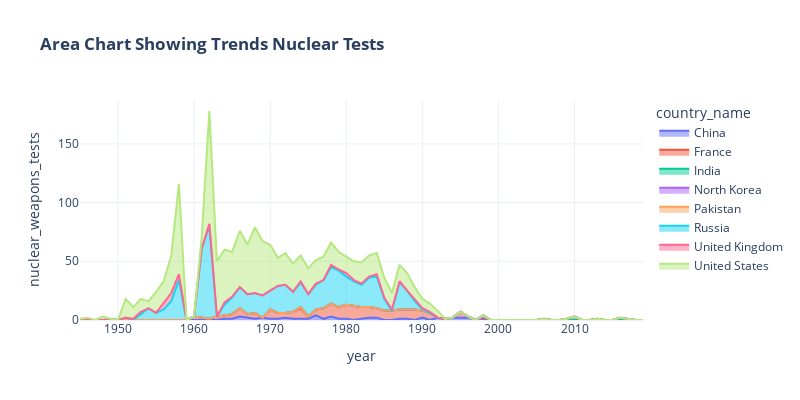

Notebook code cell kept with this figure:
### Markdown cell above
#### CHART 2: USING AREA CHART TO CHECK FOR TRENDS
Checking for trends in nuclear weapons tests from 1945-2019 using Area Chart

### Code cell
# Create Chart
fig = px.area(df,
             x = 'year',
             y = 'nuclear_weapons_tests',
             color = 'country_name',
             template = template_style,
              title = '<b>Area Chart Showing Trends Nuclear Tests</b>',
              width=800, height=400)


# Display Plot
fig.show()

### Figure 1 — Plotly figure (JSON) as saved in the notebook; plotly's stock layout.template omitted (floating-point values rounded to 4 significant figures)
{"data": [{"fillpattern": {"shape": ""}, "hovertemplate": "country_name=China<br>year=%{x}<br>nuclear_weapons_tests=%{y}<extra></extra>", "legendgroup": "China", "line": {"color": "#636efa"}, "marker": {"symbol": "circle"}, "mode": "lines", "name": "China", "orientation": "v", "showlegend": true, "stackgroup": "1", "type": "scatter", "x": [1945, 1946, 1947, 1948, 1949, 1950, 1951, 1952, 1953, 1954, 1955, 1956, 1957, 1958, 1959, 1960, 1961, 1962, 1963, 1964, 1965, 1966, 1967, 1968, 1969, 1970, 1971, 1972, 1973, 1974, 1975, 1976, 1977, 1978, 1979, 1980, 1981, 1982, 1983, 1984, 1985, 1986, 1987, 1988, 1989, 1990, 1991, 1992, 1993, 1994, 1995, 1996, 1997, 1998, 1999, 2000, 2001, 2002, 2003, 2004, 2005, 2006, 2007, 2008, 2009, 2010, 2011, 2012, 2013, 2014, 2015, 2016, 2017, 2018, 2019], "xaxis": "x", "y": [0, 0, 0, 0, 0, 0, 0, 0, 0, 0, 0, 0, 0, 0, 0, 0, 0, 0, 0, 1, 1, 3, 2, 1, 2, 1, 1, 2, 1, 1, 1, 4, 1, 3, 1, 1, 0, 1, 2, 2, 0, 0, 1, 1, 0, 2, 0, 2, 1, 2, 2, 2, 0, 0, 0, 0, 0, 0, 0, 0, 0, 0, 0, 0, 0, 0, 0, 0, 0, 0, 0, 0, 0, 0, 0], "yaxis": "y"}, {"fillpattern": {"shape": ""}, "hovertemplate": "country_name=France<br>year=%{x}<br>nuclear_weapons_tests=%{y}<extra></extra>", "legendgroup": "France", "line": {"color": "#EF553B"}, "marker": {"symbol": "circle"}, "mode": "lines", "name": "France", "orientation": "v", "showlegend": true, "stackgroup": "1", "type": "scatter", "x": [1945, 1946, 1947, 1948, 1949, 1950, 1951, 1952, 1953, 1954, 1955, 1956, 1957, 1958, 1959, 1960, 1961, 1962, 1963, 1964, 1965, 1966, 1967, 1968, 1969, 1970, 1971, 1972, 1973, 1974, 1975, 1976, 1977, 1978, 1979, 1980, 1981, 1982, 1983, 1984, 1985, 1986, 1987, 1988, 1989, 1990, 1991, 1992, 1993, 1994, 1995, 1996, 1997, 1998, 1999, 2000, 2001, 2002, 2003, 2004, 2005, 2006, 2007, 2008, 2009, 2010, 2011, 2012, 2013, 2014, 2015, 2016, 2017, 2018, 2019], "xaxis": "x", "y": [0, 0, 0, 0, 0, 0, 0, 0, 0, 0, 0, 0, 0, 0, 0, 3, 2, 1, 3, 3, 4, 7, 3, 5, 0, 8, 5, 4, 6, 9, 2, 5, 9, 11, 10, 12, 12, 10, 9, 8, 8, 8, 8, 8, 9, 6, 6, 0, 0, 0, 5, 1, 0, 0, 0, 0, 0, 0, 0, 0, 0, 0, 0, 0, 0, 0, 0, 0, 0, 0, 0, 0, 0, 0, 0], "yaxis": "y"}, {"fillpattern": {"shape": ""}, "hovertemplate": "country_name=India<br>year=%{x}<br>nuclear_weapons_tests=%{y}<extra></extra>", "legendgroup": "India", "line": {"color": "#00cc96"}, "marker": {"symbol": "circle"}, "mode": "lines", "name": "India", "orientation": "v", "showlegend": true, "stackgroup": "1", "type": "scatter", "x": [1945, 1946, 1947, 1948, 1949, 1950, 1951, 1952, 1953, 1954, 1955, 1956, 1957, 1958, 1959, 1960, 1961, 1962, 1963, 1964, 1965, 1966, 1967, 1968, 1969, 1970, 1971, 1972, 1973, 1974, 1975, 1976, 1977, 1978, 1979, 1980, 1981, 1982, 1983, 1984, 1985, 1986, 1987, 1988, 1989, 1990, 1991, 1992, 1993, 1994, 1995, 1996, 1997, 1998, 1999, 2000, 2001, 2002, 2003, 2004, 2005, 2006, 2007, 2008, 2009, 2010, 2011, 2012, 2013, 2014, 2015, 2016, 2017, 2018, 2019], "xaxis": "x", "y": [0, 0, 0, 0, 0, 0, 0, 0, 0, 0, 0, 0, 0, 0, 0, 0, 0, 0, 0, 0, 0, 0, 0, 0, 0, 0, 0, 0, 0, 1, 0, 0, 0, 0, 0, 0, 0, 0, 0, 0, 0, 0, 0, 0, 0, 0, 0, 0, 0, 0, 0, 0, 0, 2, 0, 0, 0, 0, 0, 0, 0, 0, 0, 0, 0, 0, 0, 0, 0, 0, 0, 0, 0, 0, 0], "yaxis": "y"}, {"fillpattern": {"shape": ""}, "hovertemplate": "country_name=North Korea<br>year=%{x}<br>nuclear_weapons_tests=%{y}<extra></extra>", "legendgroup": "North Korea", "line": {"color": "#ab63fa"}, "marker": {"symbol": "circle"}, "mode": "lines", "name": "North Korea", "orientation": "v", "showlegend": true, "stackgroup": "1", "type": "scatter", "x": [1945, 1946, 1947, 1948, 1949, 1950, 1951, 1952, 1953, 1954, 1955, 1956, 1957, 1958, 1959, 1960, 1961, 1962, 1963, 1964, 1965, 1966, 1967, 1968, 1969, 1970, 1971, 1972, 1973, 1974, 1975, 1976, 1977, 1978, 1979, 1980, 1981, 1982, 1983, 1984, 1985, 1986, 1987, 1988, 1989, 1990, 1991, 1992, 1993, 1994, 1995, 1996, 1997, 1998, 1999, 2000, 2001, 2002, 2003, 2004, 2005, 2006, 2007, 2008, 2009, 2010, 2011, 2012, 2013, 2014, 2015, 2016, 2017, 2018, 2019], "xaxis": "x", "y": [0, 0, 0, 0, 0, 0, 0, 0, 0, 0, 0, 0, 0, 0, 0, 0, 0, 0, 0, 0, 0, 0, 0, 0, 0, 0, 0, 0, 0, 0, 0, 0, 0, 0, 0, 0, 0, 0, 0, 0, 0, 0, 0, 0, 0, 0, 0, 0, 0, 0, 0, 0, 0, 0, 0, 0, 0, 0, 0, 0, 0, 1, 0, 0, 1, 3, 0, 0, 1, 0, 0, 2, 1, 0, 0], "yaxis": "y"}, {"fillpattern": {"shape": ""}, "hovertemplate": "country_name=Pakistan<br>year=%{x}<br>nuclear_weapons_tests=%{y}<extra></extra>", "legendgroup": "Pakistan", "line": {"color": "#FFA15A"}, "marker": {"symbol": "circle"}, "mode": "lines", "name": "Pakistan", "orientation": "v", "showlegend": true, "stackgroup": "1", "type": "scatter", "x": [1945, 1946, 1947, 1948, 1949, 1950, 1951, 1952, 1953, 1954, 1955, 1956, 1957, 1958, 1959, 1960, 1961, 1962, 1963, 1964, 1965, 1966, 1967, 1968, 1969, 1970, 1971, 1972, 1973, 1974, 1975, 1976, 1977, 1978, 1979, 1980, 1981, 1982, 1983, 1984, 1985, 1986, 1987, 1988, 1989, 1990, 1991, 1992, 1993, 1994, 1995, 1996, 1997, 1998, 1999, 2000, 2001, 2002, 2003, 2004, 2005, 2006, 2007, 2008, 2009, 2010, 2011, 2012, 2013, 2014, 2015, 2016, 2017, 2018, 2019], "xaxis": "x", "y": [0, 0, 0, 0, 0, 0, 0, 0, 0, 0, 0, 0, 0, 0, 0, 0, 0, 0, 0, 0, 0, 0, 0, 0, 0, 0, 0, 0, 0, 0, 0, 0, 0, 0, 0, 0, 0, 0, 0, 0, 0, 0, 0, 0, 0, 0, 0, 0, 0, 0, 0, 0, 0, 2, 0, 0, 0, 0, 0, 0, 0, 0, 0, 0, 0, 0, 0, 0, 0, 0, 0, 0, 0, 0, 0], "yaxis": "y"}, {"fillpattern": {"shape": ""}, "hovertemplate": "country_name=Russia<br>year=%{x}<br>nuclear_weapons_tests=%{y}<extra></extra>", "legendgroup": "Russia", "line": {"color": "#19d3f3"}, "marker": {"symbol": "circle"}, "mode": "lines", "name": "Russia", "orientation": "v", "showlegend": true, "stackgroup": "1", "type": "scatter", "x": [1945, 1946, 1947, 1948, 1949, 1950, 1951, 1952, 1953, 1954, 1955, 1956, 1957, 1958, 1959, 1960, 1961, 1962, 1963, 1964, 1965, 1966, 1967, 1968, 1969, 1970, 1971, 1972, 1973, 1974, 1975, 1976, 1977, 1978, 1979, 1980, 1981, 1982, 1983, 1984, 1985, 1986, 1987, 1988, 1989, 1990, 1991, 1992, 1993, 1994, 1995, 1996, 1997, 1998, 1999, 2000, 2001, 2002, 2003, 2004, 2005, 2006, 2007, 2008, 2009, 2010, 2011, 2012, 2013, 2014, 2015, 2016, 2017, 2018, 2019], "xaxis": "x", "y": [0, 0, 0, 0, 1, 0, 2, 0, 5, 10, 6, 9, 16, 34, 0, 0, 59, 79, 0, 9, 14, 18, 17, 17, 19, 16, 23, 24, 17, 21, 19, 21, 24, 31, 31, 24, 21, 19, 25, 27, 10, 0, 23, 16, 7, 1, 0, 0, 0, 0, 0, 0, 0, 0, 0, 0, 0, 0, 0, 0, 0, 0, 0, 0, 0, 0, 0, 0, 0, 0, 0, 0, 0, 0, 0], "yaxis": "y"}, {"fillpattern": {"shape": ""}, "hovertemplate": "country_name=United Kingdom<br>year=%{x}<br>nuclear_weapons_tests=%{y}<extra></extra>", "legendgroup": "United Kingdom", "line": {"color": "#FF6692"}, "marker": {"symbol": "circle"}, "mode": "lines", "name": "United Kingdom", "orientation": "v", "showlegend": true, "stackgroup": "1", "type": "scatter", "x": [1945, 1946, 1947, 1948, 1949, 1950, 1951, 1952, 1953, 1954, 1955, 1956, 1957, 1958, 1959, 1960, 1961, 1962, 1963, 1964, 1965, 1966, 1967, 1968, 1969, 1970, 1971, 1972, 1973, 1974, 1975, 1976, 1977, 1978, 1979, 1980, 1981, 1982, 1983, 1984, 1985, 1986, 1987, 1988, 1989, 1990, 1991, 1992, 1993, 1994, 1995, 1996, 1997, 1998, 1999, 2000, 2001, 2002, 2003, 2004, 2005, 2006, 2007, 2008, 2009, 2010, 2011, 2012, 2013, 2014, 2015, 2016, 2017, 2018, 2019], "xaxis": "x", "y": [0, 0, 0, 0, 0, 0, 0, 1, 2, 0, 0, 6, 7, 5, 0, 0, 0, 2, 0, 2, 1, 0, 0, 0, 0, 0, 0, 0, 0, 1, 0, 1, 0, 2, 1, 3, 1, 1, 1, 2, 1, 1, 1, 0, 1, 1, 1, 0, 0, 0, 0, 0, 0, 0, 0, 0, 0, 0, 0, 0, 0, 0, 0, 0, 0, 0, 0, 0, 0, 0, 0, 0, 0, 0, 0], "yaxis": "y"}, {"fillpattern": {"shape": ""}, "hovertemplate": "country_name=United States<br>year=%{x}<br>nuclear_weapons_tests=%{y}<extra></extra>", "legendgroup": "United States", "line": {"color": "#B6E880"}, "marker": {"symbol": "circle"}, "mode": "lines", "name": "United States", "orientation": "v", "showlegend": true, "stackgroup": "1", "type": "scatter", "x": [1945, 1946, 1947, 1948, 1949, 1950, 1951, 1952, 1953, 1954, 1955, 1956, 1957, 1958, 1959, 1960, 1961, 1962, 1963, 1964, 1965, 1966, 1967, 1968, 1969, 1970, 1971, 1972, 1973, 1974, 1975, 1976, 1977, 1978, 1979, 1980, 1981, 1982, 1983, 1984, 1985, 1986, 1987, 1988, 1989, 1990, 1991, 1992, 1993, 1994, 1995, 1996, 1997, 1998, 1999, 2000, 2001, 2002, 2003, 2004, 2005, 2006, 2007, 2008, 2009, 2010, 2011, 2012, 2013, 2014, 2015, 2016, 2017, 2018, 2019], "xaxis": "x", "y": [1, 2, 0, 3, 0, 0, 16, 10, 11, 6, 18, 18, 32, 77, 0, 0, 10, 96, 47, 45, 38, 48, 42, 56, 46, 39, 24, 27, 24, 22, 22, 20, 20, 19, 15, 14, 16, 18, 18, 18, 17, 14, 14, 15, 11, 8, 7, 6, 0, 0, 0, 0, 0, 0, 0, 0, 0, 0, 0, 0, 0, 0, 0, 0, 0, 0, 0, 0, 0, 0, 0, 0, 0, 0, 0], "yaxis": "y"}], "layout": {"height": 400, "legend": {"title": {"text": "country_name"}, "tracegroupgap": 0}, "title": {"text": "<b>Area Chart Showing Trends Nuclear Tests</b>"}, "width": 800, "xaxis": {"anchor": "y", "autorange": true, "domain": [0, 1], "range": [1945, 2019], "title": {"text": "year"}, "type": "linear"}, "yaxis": {"anchor": "x", "autorange": true, "domain": [0, 1], "range": [0, 187.4], "title": {"text": "nuclear_weapons_tests"}, "type": "linear"}}}
